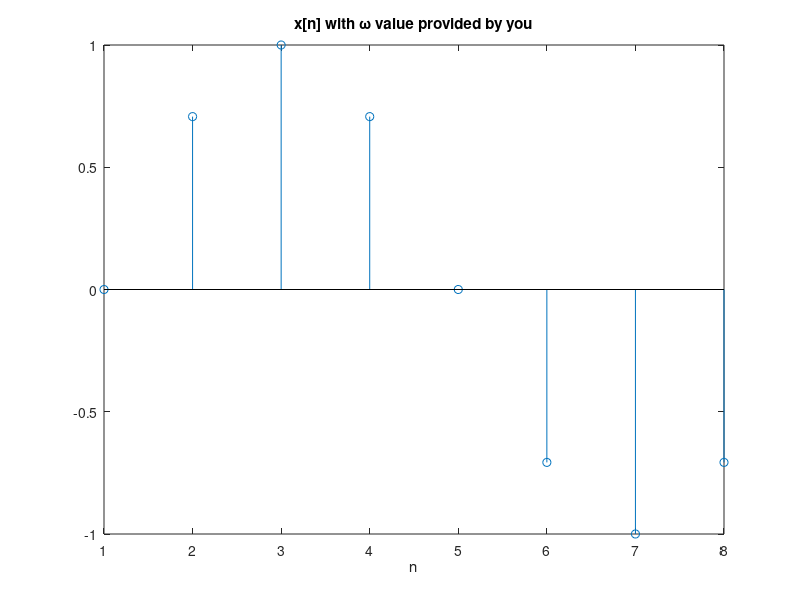

The MATLAB script that drew this image:
w=9*pi/4;  % <-- enter a different value of w which produces the same plot as the above plot

%%%%%%%%%%%%%%%%% DO NOT MODIFY THE FOLLOWING CODE %%%%%%%%%%%%%%%%%

% Generate a vector with discrete time values
n=0:1:7;
  
% Generate a vector with signal values
x=sin(w.*n);
  
% Plot and annotate the signal
stem(x);
xlabel('n');
title('x[n] with \omega value provided by you');
  
%%%%%%%%%%%%%%%%%%%%%%%%%%%%%%%%%%%%%%%%%%%%%%%%%%%%%%%%%%%%%%%%%%%%%